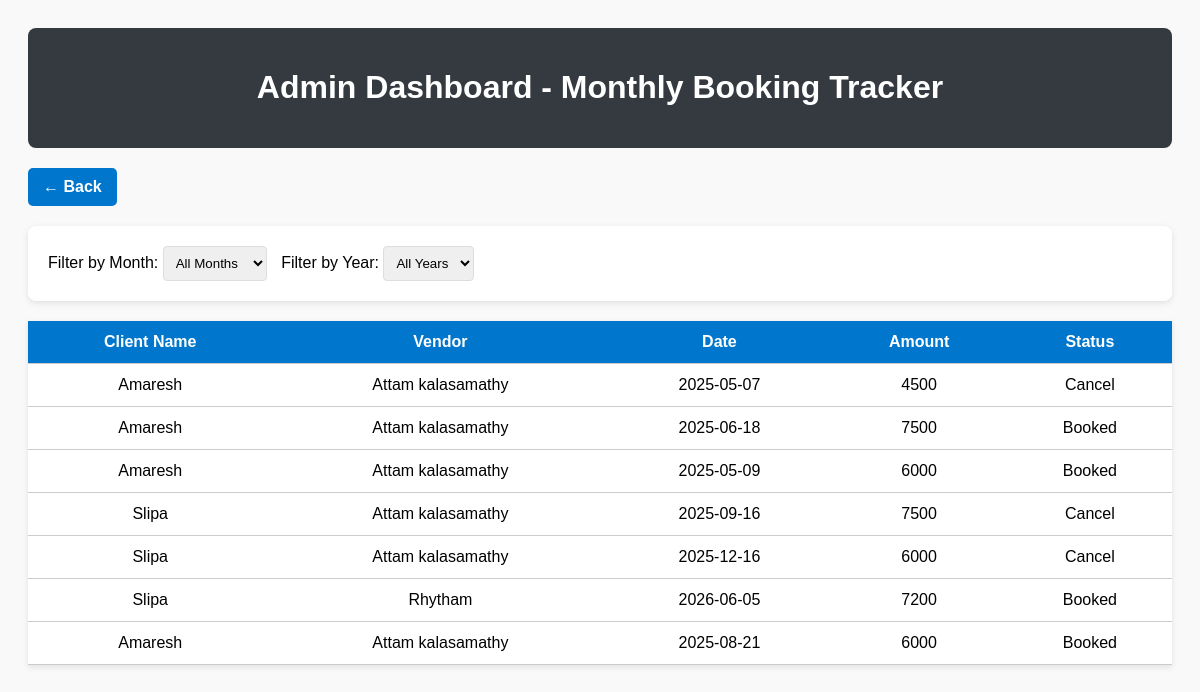
The page /monthly_chart on the database its author committed.
### user/models.py (models this page shows, shortened)
class MonthlyEarnings(models.Model):
    user = models.ForeignKey(User, on_delete=models.CASCADE, related_name="monthly_user")
    vendor = models.ForeignKey(Vendor, on_delete=models.CASCADE, related_name="monthly_vendor")
    booking = models.ForeignKey(Booking, on_delete=models.SET_NULL, null=True, blank=True, related_name="monthly_booking")  # ✅ Allow NULL
    amount = models.CharField(max_length=150)
    date = models.DateField()
    status = models.CharField(max_length=20)

### vendor/models.py (models this page shows, shortened)
class Vendor(models.Model):
    user = models.OneToOneField(User, on_delete=models.CASCADE)
    vendor_name = models.CharField(max_length=255)
    phone = models.CharField(max_length=15)
    group_name = models.CharField(max_length=255)
    address = models.TextField()
    service = models.CharField(max_length=255, null=True, blank=True)
    approval = models.CharField(null = True, max_length=255)
    group_photo = models.ImageField(upload_to='vendors/', null=True, blank=True)

### Admin/views.py (the view)
# urls.py: path('monthly_chart', views.monthly_chart, name="monthly_chart"),
def monthly_chart(request):
    monthly_chart = MonthlyEarnings.objects.all()
    return render(request, "monthly_chart.html",{"monthly_chart":monthly_chart})

### Admin/templates/monthly_chart.html (shortened to what this page needs)
<!DOCTYPE html>
<html lang="en">
<head>
</head>
<body>
<header>
  <h1>Admin Dashboard - Monthly Booking Tracker</h1>
</header>
<a href="javascript:history.back()" class="back-button">← Back</a>
<section class="filter-section">
  <label for="monthFilter">Filter by Month:</label>
  <select id="monthFilter" onchange="filterTable()">
    <option value="all">All Months</option>
  </select>
  <label for="yearFilter">Filter by Year:</label>
  <select id="yearFilter" onchange="filterTable()">
    <option value="all">All Years</option>
  </select>
</section>
<table id="bookingTable">
  <thead>
    <tr>
      <th>Client Name</th>
      <th>Vendor</th>
      <th>Date</th>
      <th>Amount</th>
      <th>Status</th>
    </tr>
  </thead>
  <tbody>
    {% for mon in monthly_chart %}
    <tr>
      <td>{{ mon.user.first_name }}</td>
      <td>{{ mon.vendor.group_name }}</td>
      <td>{{ mon.date|date:"Y-m-d" }}</td>
      <td>{{ mon.amount|floatformat:"0" }}</td>
      <td>{{ mon.status }}</td>
    </tr>
    {% endfor %}
  </tbody>
</table>
</body>
</html>

### Admin/templates/monthly_chart.html (style rules this page uses)
body { font-family: Arial, sans-serif; background-color: #f9f9f9; padding: 20px; }
header { background-color: #343a40; color: white; padding: 20px; border-radius: 8px; text-align: center; }
.back-button { margin-top: 20px; display: inline-block; background-color: #0077cc; color: white; padding: 10px 15px; border: none; border-radius: 5px; text-decoration: none; font-weight: bold; transition: background-color 0.3s ease; }
.filter-section { margin-top: 20px; background: white; padding: 20px; border-radius: 8px; box-shadow: 0 2px 6px rgba(0, 0, 0, 0.1); }
.filter-section select { padding: 8px; margin-right: 10px; border-radius: 4px; border: 1px solid #ddd; }
table { width: 100%; margin-top: 20px; border-collapse: collapse; background: white; box-shadow: 0 2px 6px rgba(0, 0, 0, 0.1); }
th, td { padding: 12px; text-align: center; border-bottom: 1px solid #ccc; }
th { background-color: #0077cc; color: white; }

### rows shown on the page
MonthlyEarnings: user.first_name "Amaresh", vendor.group_name "Attam kalasamathy", date "2025-05-07", amount "4500", status "Cancel"
MonthlyEarnings: user.first_name "Amaresh", vendor.group_name "Attam kalasamathy", date "2025-06-18", amount "7500", status "Booked"
MonthlyEarnings: user.first_name "Amaresh", vendor.group_name "Attam kalasamathy", date "2025-05-09", amount "6000", status "Booked"
MonthlyEarnings: user.first_name "Slipa", vendor.group_name "Attam kalasamathy", date "2025-09-16", amount "7500", status "Cancel"
MonthlyEarnings: user.first_name "Slipa", vendor.group_name "Attam kalasamathy", date "2025-12-16", amount "6000", status "Cancel"
MonthlyEarnings: user.first_name "Slipa", vendor.group_name "Rhytham", date "2026-06-05", amount "7200", status "Booked"
MonthlyEarnings: user.first_name "Amaresh", vendor.group_name "Attam kalasamathy", date "2025-08-21", amount "6000", status "Booked"
